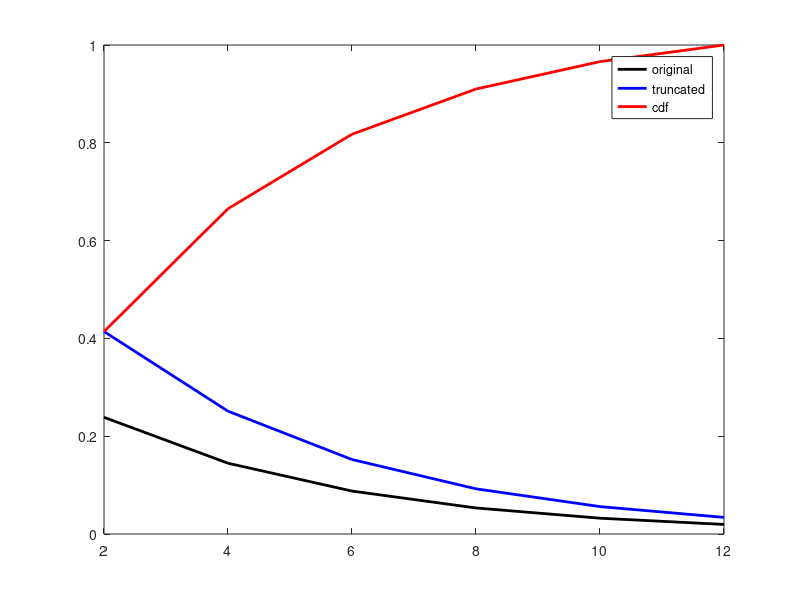

This figure's MATLAB source:
clear all

tr=2; 
tmin = 2;
tmax = 12;
t = tmin:tr:tmax+tr;
theta = 4;
n_iti = length(t)-1;
for i=1:n_iti
    p(i)=cdf('exp',t(i+1),theta) - cdf('exp',t(i),theta);
    %p(i)=pdf('exp',t(i),theta);
end
total_p = cdf('exp',tmax+tr,theta) - cdf('exp',tmin, theta);
p_truncated = p./total_p;
mu_t = sum(t(1:n_iti).*p_truncated)
cdf_pTrunc = cumsum(p_truncated);
figure(1);clf
plot(t(1:n_iti),p,'k-','linewidth',2);
hold on;
plot(t(1:n_iti),p_truncated,'b-','linewidth',2);
plot(t(1:n_iti),cdf_pTrunc,'r','linewidth',2);
legend original truncated cdf

n_trials = 100;
ef = n_trials*p_truncated
x=rand(n_trials,1);
nTrials_iti = zeros(1,n_iti);
for i=1:n_trials
    for j=1:n_iti
        if j==1
            if x(i)<=cdf_pTrunc(j)
                iti(i)=t(1);
                nTrials_iti(j) = nTrials_iti(j)+1;
            end
            
        else
            if x(i)<cdf_pTrunc(j) && x(i)>cdf_pTrunc(j-1)
                iti(i)=t(j);
                nTrials_iti(j) = nTrials_iti(j)+1;
            end 
           
        end
    end
end